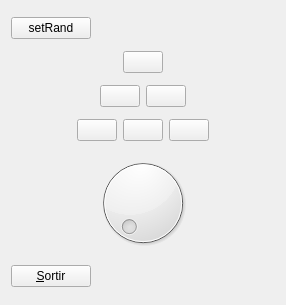
<?xml version="1.0" encoding="UTF-8"?>
<ui version="4.0">
 <class>MyForm</class>
 <widget class="QWidget" name="MyForm">
  <property name="geometry">
   <rect>
    <x>0</x>
    <y>0</y>
    <width>286</width>
    <height>305</height>
   </rect>
  </property>
  <property name="windowTitle">
   <string>Form</string>
  </property>
  <layout class="QVBoxLayout" name="verticalLayout">
   <item>
    <layout class="QHBoxLayout" name="horizontalLayout_4">
     <item>
      <widget class="QPushButton" name="pushButton_7">
       <property name="text">
        <string>setRand</string>
       </property>
       <property name="default">
        <bool>false</bool>
       </property>
      </widget>
     </item>
     <item>
      <spacer name="horizontalSpacer_7">
       <property name="orientation">
        <enum>Qt::Horizontal</enum>
       </property>
       <property name="sizeHint" stdset="0">
        <size>
         <width>40</width>
         <height>20</height>
        </size>
       </property>
      </spacer>
     </item>
    </layout>
   </item>
   <item>
    <layout class="QHBoxLayout" name="horizontalLayout_3">
     <item>
      <spacer name="horizontalSpacer_3">
       <property name="orientation">
        <enum>Qt::Horizontal</enum>
       </property>
       <property name="sizeType">
        <enum>QSizePolicy::MinimumExpanding</enum>
       </property>
       <property name="sizeHint" stdset="0">
        <size>
         <width>40</width>
         <height>20</height>
        </size>
       </property>
      </spacer>
     </item>
     <item>
      <widget class="MyQPushButton" name="pushButton">
       <property name="sizePolicy">
        <sizepolicy hsizetype="Maximum" vsizetype="Maximum">
         <horstretch>0</horstretch>
         <verstretch>0</verstretch>
        </sizepolicy>
       </property>
       <property name="font">
        <font>
         <kerning>true</kerning>
        </font>
       </property>
       <property name="text">
        <string/>
       </property>
       <property name="autoDefault">
        <bool>false</bool>
       </property>
       <property name="default">
        <bool>false</bool>
       </property>
       <property name="flat">
        <bool>false</bool>
       </property>
      </widget>
     </item>
     <item>
      <spacer name="horizontalSpacer_4">
       <property name="orientation">
        <enum>Qt::Horizontal</enum>
       </property>
       <property name="sizeType">
        <enum>QSizePolicy::MinimumExpanding</enum>
       </property>
       <property name="sizeHint" stdset="0">
        <size>
         <width>40</width>
         <height>20</height>
        </size>
       </property>
      </spacer>
     </item>
    </layout>
   </item>
   <item>
    <layout class="QHBoxLayout" name="horizontalLayout_2">
     <item>
      <spacer name="horizontalSpacer">
       <property name="orientation">
        <enum>Qt::Horizontal</enum>
       </property>
       <property name="sizeType">
        <enum>QSizePolicy::MinimumExpanding</enum>
       </property>
       <property name="sizeHint" stdset="0">
        <size>
         <width>40</width>
         <height>20</height>
        </size>
       </property>
      </spacer>
     </item>
     <item>
      <widget class="MyQPushButton" name="pushButton_2">
       <property name="sizePolicy">
        <sizepolicy hsizetype="Maximum" vsizetype="Maximum">
         <horstretch>0</horstretch>
         <verstretch>0</verstretch>
        </sizepolicy>
       </property>
       <property name="font">
        <font>
         <kerning>true</kerning>
        </font>
       </property>
       <property name="text">
        <string/>
       </property>
       <property name="autoDefault">
        <bool>false</bool>
       </property>
       <property name="default">
        <bool>false</bool>
       </property>
       <property name="flat">
        <bool>false</bool>
       </property>
      </widget>
     </item>
     <item>
      <widget class="MyQPushButton" name="pushButton_3">
       <property name="sizePolicy">
        <sizepolicy hsizetype="Maximum" vsizetype="Maximum">
         <horstretch>0</horstretch>
         <verstretch>0</verstretch>
        </sizepolicy>
       </property>
       <property name="font">
        <font>
         <kerning>true</kerning>
        </font>
       </property>
       <property name="text">
        <string/>
       </property>
       <property name="autoDefault">
        <bool>false</bool>
       </property>
       <property name="default">
        <bool>false</bool>
       </property>
       <property name="flat">
        <bool>false</bool>
       </property>
      </widget>
     </item>
     <item>
      <spacer name="horizontalSpacer_2">
       <property name="orientation">
        <enum>Qt::Horizontal</enum>
       </property>
       <property name="sizeType">
        <enum>QSizePolicy::MinimumExpanding</enum>
       </property>
       <property name="sizeHint" stdset="0">
        <size>
         <width>40</width>
         <height>20</height>
        </size>
       </property>
      </spacer>
     </item>
    </layout>
   </item>
   <item>
    <layout class="QHBoxLayout" name="horizontalLayout">
     <item>
      <spacer name="horizontalSpacer_6">
       <property name="orientation">
        <enum>Qt::Horizontal</enum>
       </property>
       <property name="sizeType">
        <enum>QSizePolicy::MinimumExpanding</enum>
       </property>
       <property name="sizeHint" stdset="0">
        <size>
         <width>40</width>
         <height>20</height>
        </size>
       </property>
      </spacer>
     </item>
     <item>
      <widget class="MyQPushButton" name="pushButton_4">
       <property name="sizePolicy">
        <sizepolicy hsizetype="Maximum" vsizetype="Maximum">
         <horstretch>0</horstretch>
         <verstretch>0</verstretch>
        </sizepolicy>
       </property>
       <property name="font">
        <font>
         <kerning>true</kerning>
        </font>
       </property>
       <property name="text">
        <string/>
       </property>
       <property name="autoDefault">
        <bool>false</bool>
       </property>
       <property name="default">
        <bool>false</bool>
       </property>
       <property name="flat">
        <bool>false</bool>
       </property>
      </widget>
     </item>
     <item>
      <widget class="MyQPushButton" name="pushButton_5">
       <property name="sizePolicy">
        <sizepolicy hsizetype="Maximum" vsizetype="Maximum">
         <horstretch>0</horstretch>
         <verstretch>0</verstretch>
        </sizepolicy>
       </property>
       <property name="font">
        <font>
         <kerning>true</kerning>
        </font>
       </property>
       <property name="text">
        <string/>
       </property>
       <property name="autoDefault">
        <bool>false</bool>
       </property>
       <property name="default">
        <bool>false</bool>
       </property>
       <property name="flat">
        <bool>false</bool>
       </property>
      </widget>
     </item>
     <item>
      <widget class="MyQPushButton" name="pushButton_6">
       <property name="sizePolicy">
        <sizepolicy hsizetype="Maximum" vsizetype="Maximum">
         <horstretch>0</horstretch>
         <verstretch>0</verstretch>
        </sizepolicy>
       </property>
       <property name="font">
        <font>
         <kerning>true</kerning>
        </font>
       </property>
       <property name="text">
        <string/>
       </property>
       <property name="autoDefault">
        <bool>false</bool>
       </property>
       <property name="default">
        <bool>false</bool>
       </property>
       <property name="flat">
        <bool>false</bool>
       </property>
      </widget>
     </item>
     <item>
      <spacer name="horizontalSpacer_5">
       <property name="orientation">
        <enum>Qt::Horizontal</enum>
       </property>
       <property name="sizeType">
        <enum>QSizePolicy::MinimumExpanding</enum>
       </property>
       <property name="sizeHint" stdset="0">
        <size>
         <width>40</width>
         <height>20</height>
        </size>
       </property>
      </spacer>
     </item>
    </layout>
   </item>
   <item>
    <layout class="QHBoxLayout" name="horizontalLayout_6">
     <item>
      <widget class="QDial" name="dial">
       <property name="sizePolicy">
        <sizepolicy hsizetype="Fixed" vsizetype="Fixed">
         <horstretch>0</horstretch>
         <verstretch>0</verstretch>
        </sizepolicy>
       </property>
       <property name="maximum">
        <number>255</number>
       </property>
       <property name="singleStep">
        <number>10</number>
       </property>
      </widget>
     </item>
    </layout>
   </item>
   <item>
    <layout class="QHBoxLayout" name="horizontalLayout_5">
     <item>
      <widget class="QPushButton" name="pushButton_8">
       <property name="text">
        <string>&amp;Sortir</string>
       </property>
      </widget>
     </item>
     <item>
      <spacer name="horizontalSpacer_8">
       <property name="orientation">
        <enum>Qt::Horizontal</enum>
       </property>
       <property name="sizeHint" stdset="0">
        <size>
         <width>40</width>
         <height>20</height>
        </size>
       </property>
      </spacer>
     </item>
    </layout>
   </item>
  </layout>
 </widget>
 <customwidgets>
  <customwidget>
   <class>MyQPushButton</class>
   <extends>QPushButton</extends>
   <header>MyQPushButton.h</header>
   <slots>
    <slot>dial(int)</slot>
    <slot>setRand()</slot>
   </slots>
  </customwidget>
 </customwidgets>
 <resources/>
 <connections>
  <connection>
   <sender>dial</sender>
   <signal>valueChanged(int)</signal>
   <receiver>pushButton</receiver>
   <slot>dial(int)</slot>
   <hints>
    <hint type="sourcelabel">
     <x>45</x>
     <y>185</y>
    </hint>
    <hint type="destinationlabel">
     <x>144</x>
     <y>65</y>
    </hint>
   </hints>
  </connection>
  <connection>
   <sender>dial</sender>
   <signal>valueChanged(int)</signal>
   <receiver>pushButton_2</receiver>
   <slot>dial(int)</slot>
   <hints>
    <hint type="sourcelabel">
     <x>35</x>
     <y>201</y>
    </hint>
    <hint type="destinationlabel">
     <x>115</x>
     <y>103</y>
    </hint>
   </hints>
  </connection>
  <connection>
   <sender>dial</sender>
   <signal>valueChanged(int)</signal>
   <receiver>pushButton_3</receiver>
   <slot>dial(int)</slot>
   <hints>
    <hint type="sourcelabel">
     <x>84</x>
     <y>207</y>
    </hint>
    <hint type="destinationlabel">
     <x>172</x>
     <y>96</y>
    </hint>
   </hints>
  </connection>
  <connection>
   <sender>dial</sender>
   <signal>valueChanged(int)</signal>
   <receiver>pushButton_4</receiver>
   <slot>dial(int)</slot>
   <hints>
    <hint type="sourcelabel">
     <x>99</x>
     <y>217</y>
    </hint>
    <hint type="destinationlabel">
     <x>83</x>
     <y>141</y>
    </hint>
   </hints>
  </connection>
  <connection>
   <sender>dial</sender>
   <signal>valueChanged(int)</signal>
   <receiver>pushButton_6</receiver>
   <slot>dial(int)</slot>
   <hints>
    <hint type="sourcelabel">
     <x>106</x>
     <y>233</y>
    </hint>
    <hint type="destinationlabel">
     <x>206</x>
     <y>133</y>
    </hint>
   </hints>
  </connection>
  <connection>
   <sender>dial</sender>
   <signal>valueChanged(int)</signal>
   <receiver>pushButton_5</receiver>
   <slot>dial(int)</slot>
   <hints>
    <hint type="sourcelabel">
     <x>61</x>
     <y>200</y>
    </hint>
    <hint type="destinationlabel">
     <x>132</x>
     <y>141</y>
    </hint>
   </hints>
  </connection>
  <connection>
   <sender>pushButton_7</sender>
   <signal>clicked()</signal>
   <receiver>pushButton</receiver>
   <slot>setRand()</slot>
   <hints>
    <hint type="sourcelabel">
     <x>37</x>
     <y>16</y>
    </hint>
    <hint type="destinationlabel">
     <x>126</x>
     <y>57</y>
    </hint>
   </hints>
  </connection>
  <connection>
   <sender>pushButton_7</sender>
   <signal>clicked()</signal>
   <receiver>pushButton_2</receiver>
   <slot>setRand()</slot>
   <hints>
    <hint type="sourcelabel">
     <x>77</x>
     <y>22</y>
    </hint>
    <hint type="destinationlabel">
     <x>102</x>
     <y>93</y>
    </hint>
   </hints>
  </connection>
  <connection>
   <sender>pushButton_7</sender>
   <signal>clicked()</signal>
   <receiver>pushButton_3</receiver>
   <slot>setRand()</slot>
   <hints>
    <hint type="sourcelabel">
     <x>21</x>
     <y>23</y>
    </hint>
    <hint type="destinationlabel">
     <x>174</x>
     <y>100</y>
    </hint>
   </hints>
  </connection>
  <connection>
   <sender>pushButton_7</sender>
   <signal>clicked()</signal>
   <receiver>pushButton_4</receiver>
   <slot>setRand()</slot>
   <hints>
    <hint type="sourcelabel">
     <x>49</x>
     <y>25</y>
    </hint>
    <hint type="destinationlabel">
     <x>76</x>
     <y>134</y>
    </hint>
   </hints>
  </connection>
  <connection>
   <sender>pushButton_7</sender>
   <signal>clicked()</signal>
   <receiver>pushButton_5</receiver>
   <slot>setRand()</slot>
   <hints>
    <hint type="sourcelabel">
     <x>59</x>
     <y>23</y>
    </hint>
    <hint type="destinationlabel">
     <x>143</x>
     <y>133</y>
    </hint>
   </hints>
  </connection>
  <connection>
   <sender>pushButton_7</sender>
   <signal>clicked()</signal>
   <receiver>pushButton_6</receiver>
   <slot>setRand()</slot>
   <hints>
    <hint type="sourcelabel">
     <x>81</x>
     <y>24</y>
    </hint>
    <hint type="destinationlabel">
     <x>197</x>
     <y>135</y>
    </hint>
   </hints>
  </connection>
  <connection>
   <sender>pushButton_8</sender>
   <signal>clicked()</signal>
   <receiver>MyForm</receiver>
   <slot>close()</slot>
   <hints>
    <hint type="sourcelabel">
     <x>42</x>
     <y>276</y>
    </hint>
    <hint type="destinationlabel">
     <x>1</x>
     <y>241</y>
    </hint>
   </hints>
  </connection>
 </connections>
</ui>
